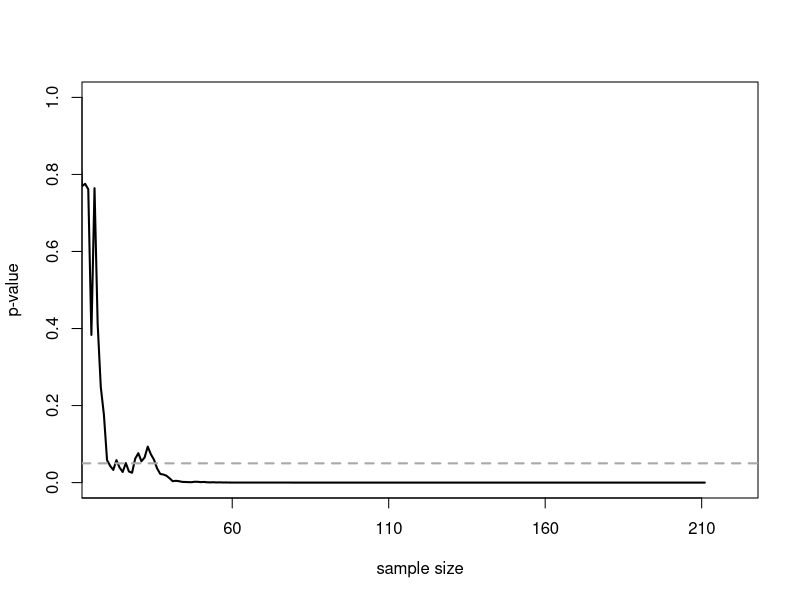

This chart was generated by the following R code:
n<-200 #total number of datapoints (per condition) you are willing to collect after initial 10

D<-0.8#True effect size (Keep SD below to 1, otherwise, this is just mean dif, not d)
SD<-1 #Set True standard deviation.

p<-numeric(n) #store p-values
x<-numeric(n) #store x-values
y<-numeric(n) #store y-values
g <- 0

n<-n+10 #script calculates p-values after 10 people in each condition, so add 10 to number of datapoints

for(i in 10:n){ #for each simulated participants after the first 10
  x[i]<-rnorm(n = 1, mean = 0, sd = SD)
  y[i]<-rnorm(n = 1, mean = D, sd = SD)
  z<-t.test(x[1:i],y[1:i], var.equal=TRUE) #perform the t-test
  p[i]<-z$p.value 
  ifelse(p[i]<0.05, g <- g+1, g)
}

p<-p[10:n] #Remove forst 10 empty p-values
g



#Create the plot
#png(file="p-value_over_time.png",width=4000,height=2000, , units = "px", res = 500)
plot(0, col="red", lty=1, lwd=3, ylim=c(0,1), xlim=c(10,n), type="l", xlab='sample size', ylab='p-value', cex.lab=1, cex.axis=1, xaxt = "n")
lines(p, lwd=2)
abline(h=0.05, col="darkgrey", lty=2, lwd=2) #draw ine at p = 0.05
axis(1, at=seq(0, n-10, by=(n-10)/4), labels = seq(10, n, by=(n-10)/4))
#dev.off()

min(p) #Return lowest p-value from all looks
cat("The lowest p-value was observed at sample size",which.min(p)+10) #Return the sample size at which the p-value was smallest
cat("The p-value dropped below 0.05 for the first time as sample size",which(p<0.05)[1]+10) #Return the sample size at which the p-value dropped below 0.05 for the first

#Š Daniel Lakens, 2016. 
# This work is licensed under a Creative Commons Attribution-NonCommercial-ShareAlike 4.0 International License. https://creativecommons.org/licenses/by-nc-sa/4.0/